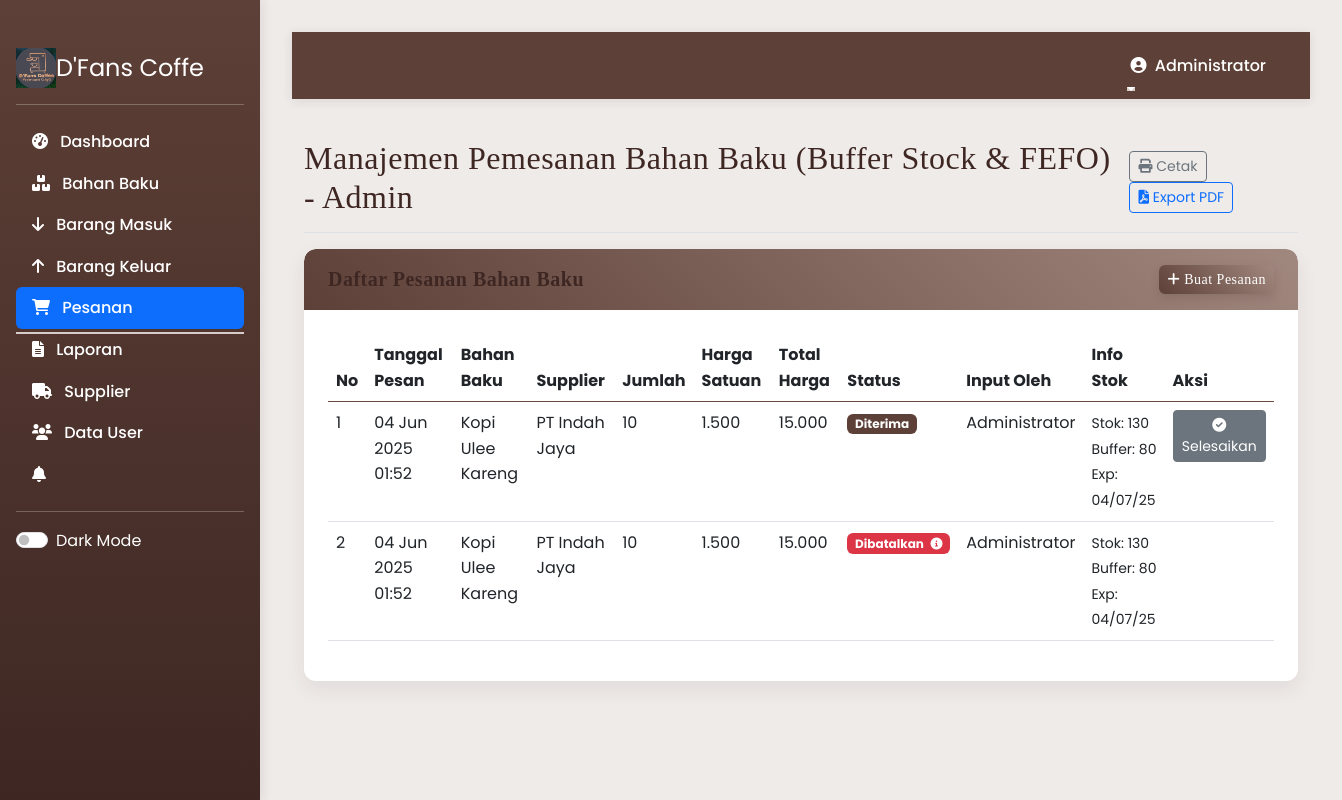
Page /pesanan_admin.php (signed in) on the committed database.
### tables this page shows
CREATE TABLE `pesanan` (
  `id` int(11) NOT NULL,
  `bahan_id` int(11) NOT NULL,
  `supplier_id` int(11) NOT NULL,
  `jumlah` int(11) NOT NULL,
  `harga_satuan` decimal(10,2) NOT NULL,
  `total_harga` decimal(10,2) NOT NULL,
  `status` enum('Dipesan','Dikirim','Diterima','Selesai','Dibatalkan') NOT NULL DEFAULT 'Dipesan',
  `catatan_pengiriman` text DEFAULT NULL,
  `tanggal_pesanan` datetime NOT NULL,
  `tanggal_pengiriman` datetime DEFAULT NULL,
  `tanggal_diterima` datetime DEFAULT NULL,
  `tanggal_selesai` datetime DEFAULT NULL,
  `user_id` int(11) NOT NULL
);

CREATE TABLE `bahan_baku` (
  `id` int(11) NOT NULL,
  `nama_bahan` varchar(100) NOT NULL,
  `stok` int(11) NOT NULL DEFAULT 0,
  `buffer_stock` int(11) DEFAULT 0,
  `jenis_id` int(11) NOT NULL,
  `satuan` varchar(20) NOT NULL,
  `lead_time` int(11) NOT NULL COMMENT 'dalam hari',
  `safety_stock` int(11) NOT NULL,
  `rop` int(11) NOT NULL COMMENT 'Reorder Point',
  `last_restock_date` datetime DEFAULT NULL
);

CREATE TABLE `suppliers` (
  `id` int(11) NOT NULL,
  `user_id` int(11) NOT NULL,
  `nama_supplier` varchar(100) NOT NULL,
  `kontak` varchar(20) NOT NULL,
  `alamat` text NOT NULL,
  `provinsi` varchar(50) NOT NULL,
  `negara` varchar(50) NOT NULL,
  `kode_pos` varchar(10) NOT NULL
);

CREATE TABLE `users` (
  `id` int(11) NOT NULL,
  `username` varchar(50) NOT NULL,
  `password` varchar(255) NOT NULL,
  `nama` varchar(100) NOT NULL,
  `jabatan` enum('Admin','Staff','Manager','Supplier') NOT NULL,
  `supplier_id` int(11) DEFAULT NULL,
  `email` varchar(100) NOT NULL,
  `foto` varchar(255) DEFAULT NULL,
  `created_at` timestamp NOT NULL DEFAULT current_timestamp()
);

### pesanan_admin.php (the view, shortened to what this page needs)
<?php
require_once 'header.php';
try {
    $sql = "SELECT p.*, b.nama_bahan, s.nama_supplier, u.nama as nama_user,
                   b.stok, IFNULL(b.buffer_stock, 0) as buffer_stock,
                   IFNULL(b.rop, 0) as rop,
                   (SELECT MIN(tanggal_expired)
                    FROM barang_masuk
                    WHERE bahan_id = p.bahan_id AND kuantitas > 0) as next_expired
            FROM pesanan p
            JOIN bahan_baku b ON p.bahan_id = b.id
            JOIN suppliers s ON p.supplier_id = s.id
            JOIN users u ON p.user_id = u.id
            WHERE p.status != 'Selesai'
            ORDER BY
                CASE
                    WHEN p.status = 'Dipesan' THEN 1
                    WHEN p.status = 'Dikirim' THEN 2
                    ELSE 3
                END,
                p.tanggal_pesanan DESC";
    $result = $conn->query($sql);
} catch (Exception $e) {
    $_SESSION['error'] = "Terjadi kesalahan: " . $e->getMessage();
    $result = false;
}
?>
<div class="card">
    <div class="card-header">
        <div class="d-flex justify-content-between align-items-center">
            <h5 class="mb-0">Daftar Pesanan Bahan Baku</h5>
            <button class="btn btn-primary btn-sm" data-bs-toggle="modal" data-bs-target="#tambahModal">
                <i class="fas fa-plus"></i> Buat Pesanan
            </button>
        </div>
    </div>
    <div class="card-body">
        <div class="table-responsive">
            <table class="table table-hover">
                <thead>
                    <tr>
                        <th>No</th>
                        <th>Tanggal Pesan</th>
                        <th>Bahan Baku</th>
                        <th>Supplier</th>
                        <th>Jumlah</th>
                        <th>Harga Satuan</th>
                        <th>Total Harga</th>
                        <th>Status</th>
                        <th>Input Oleh</th>
                        <th>Info Stok</th>
                        <th class="no-print">Aksi</th>
                    </tr>
                </thead>
                <tbody>
                    <?php if ($result !== false && $result->num_rows > 0):
                        $no = 1;
                        while ($row = $result->fetch_assoc()):
                            $stok_class = '';
                    ?>
                    <tr>
                        <td><?php echo $no++; ?></td>
                        <td><?php echo date('d M Y H:i', strtotime($row['tanggal_pesanan'])); ?></td>
                        <td><?php echo htmlspecialchars($row['nama_bahan']); ?></td>
                        <td><?php echo htmlspecialchars($row['nama_supplier']); ?></td>
                        <td><?php echo $row['jumlah']; ?></td>
                        <td><?php echo number_format($row['harga_satuan'], 0, ',', '.'); ?></td>
                        <td><?php echo number_format($row['total_harga'], 0, ',', '.'); ?></td>
                        <td>
                            <span class="badge bg-<?php
                                echo $row['status'] == 'Dipesan' ? 'warning' :
                                     ($row['status'] == 'Dikirim' ? 'info' :
                                     ($row['status'] == 'Diterima' ? 'primary' :
                                     ($row['status'] == 'Dibatalkan' ? 'danger' : 'success')));
                            ?>">
                                <?php echo $row['status']; ?>
                                <?php if (($row['status'] == 'Dikirim' || $row['status'] == 'Dibatalkan') && !empty($row['catatan_pengiriman'])): ?>
                                <i class="fas fa-info-circle ms-1" title="<?php echo htmlspecialchars($row['catatan_pengiriman']); ?>"></i>
                                <?php endif; ?>
                            </span>
                        </td>
                        <td><?php echo htmlspecialchars($row['nama_user']); ?></td>
                        <td class="<?php echo $stok_class; ?>">
                            <small>
                                Stok: <?php echo $row['stok']; ?><br>
                                Buffer: <?php echo $row['buffer_stock']; ?><br>
                                Exp: <?php echo $row['next_expired'] ? date('d/m/y', strtotime($row['next_expired'])) : '-'; ?>
                            </small>
                        </td>
                        <td class="no-print">
                            <?php if ($row['status'] == 'Dikirim'): ?>
                                <button class="btn btn-sm btn-success" data-bs-toggle="modal" data-bs-target="#statusModal<?php echo $row['id']; ?>">
                                    <i class="fas fa-check"></i> Terima
                                </button>
                            <?php elseif ($row['status'] == 'Dipesan'): ?>
                                <button class="btn btn-sm btn-danger" data-bs-toggle="modal" data-bs-target="#statusModal<?php echo $row['id']; ?>">
                                    <i class="fas fa-times"></i> Batalkan
                                </button>
                            <?php elseif ($row['status'] == 'Diterima'): ?>
                                <button class="btn btn-sm btn-secondary" data-bs-toggle="modal" data-bs-target="#statusModal<?php echo $row['id']; ?>">
                                    <i class="fas fa-check-circle"></i> Selesaikan
                                </button>
                            <?php endif; ?>
                        </td>
                    </tr>
                    <?php endwhile; ?>
                    <?php elseif ($result === false): ?>
                    <tr>
                        <td colspan="11" class="text-center text-danger">Terjadi kesalahan saat mengambil data pesanan</td>
                    </tr>
                    <?php else: ?>
                    <tr>
                        <td colspan="11" class="text-center">Tidak ada data pesanan</td>
                    </tr>
                    <?php endif; ?>
                </tbody>
            </table>
        </div>
    </div>
</div>
<?php require_once 'footer.php'; ?>

### style.css (style rules this page uses)
:root { --primary-color: #5D4037; --secondary-color: #A1887F; --accent-color: #D7CCC8; --dark-color: #3E2723; --light-color: #EFEBE9; --danger-color: #962A2A; --warning-color: #B36A00; --success-color: #4B3621; --info-color: #6D4C41; --font-main: 'Poppins', sans-serif; --font-heading: 'Playfair Display', serif; --border-radius: 12px; --card-shadow: 0 8px 20px rgba(62, 39, 35, 0.08); --transition-speed: 0.35s; --bs-primary: #5D4037; --bs-primary-rgb: 93, 64, 55; --bs-secondary: #A1887F; --bs-secondary-rgb: 161, 136, 127; --bs-info: #6D4C41; --bs-info-rgb: 109, 76, 65; --bs-link-color: #5D4037; --bs-link-hover-color: #3E2723; }
body { font-family: var(--font-main); background-color: var(--light-color); color: var(--dark-color); line-height: 1.6; transition: all var(--transition-speed) ease; }
h1, h2, h3, h4, h5, h6 { font-family: var(--font-heading); font-weight: 600; margin-bottom: 1rem; letter-spacing: 0.5px; color: var(--dark-color); }
.card { border-radius: var(--border-radius); box-shadow: var(--card-shadow); transition: all var(--transition-speed) ease; margin-bottom: 24px; border: none; overflow: hidden; background-color: #FFFFFF; }
.card-header { background: linear-gradient(45deg, var(--primary-color), var(--secondary-color)); color: white; border-radius: var(--border-radius) var(--border-radius) 0 0 !important; padding: 1rem 1.5rem; font-family: var(--font-heading); border-bottom: none; }
.card-body { padding: 1.5rem; color: #333333; }
table { color: #333333; background-color: #FFFFFF; }
.btn-primary { background: linear-gradient(45deg, var(--primary-color), var(--secondary-color)); border: none; border-radius: 6px; box-shadow: 0 4px 10px rgba(62, 39, 35, 0.15); transition: all 0.3s ease; font-weight: 500; text-transform: capitalize; letter-spacing: 0.5px; color: #FFFFFF; }
table thead th { background-color: var(--primary-color); color: white; padding: 0.75rem; border-color: #694a3e; }
.table tbody tr:nth-of-type(odd) { background-color: rgba(239, 235, 233, 0.5); }

### rows in the picture
pesanan: tanggal_pesanan "04 Jun 2025 01:52", bahan_baku.nama_bahan "Kopi Ulee Kareng", supplier.nama_supplier "PT Indah Jaya", jumlah "10", harga_satuan "1.500", total_harga "15.000", status "Diterima", user.nama "Administrator", bahan_baku.stok "130", buffer_stock "80", next_expired "04/07/25"
pesanan: tanggal_pesanan "04 Jun 2025 01:52", bahan_baku.nama_bahan "Kopi Ulee Kareng", supplier.nama_supplier "PT Indah Jaya", jumlah "10", harga_satuan "1.500", total_harga "15.000", status "Dibatalkan", user.nama "Administrator", bahan_baku.stok "130", buffer_stock "80", next_expired "04/07/25"

### other values in the picture
$_SESSION['nama'] "Administrator"
$page_title "Manajemen Pemesanan Bahan Baku (Buffer Stock & FEFO) - Admin"
